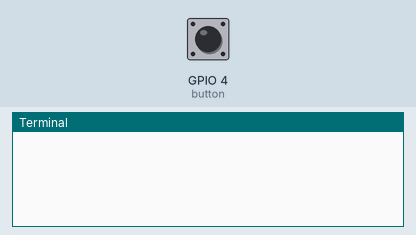
The program below on a simulated Raspberry Pi (BCM pin numbers). Shown: the last lines printed to the terminal. The test bench sets the inputs (shaded band); at power-on: GPIO 4 (button) HIGH.

Above: at 1.2 s.
1.3 s: GPIO 4 (button) pulled LOW for 0.15 s
At 2.2 s:
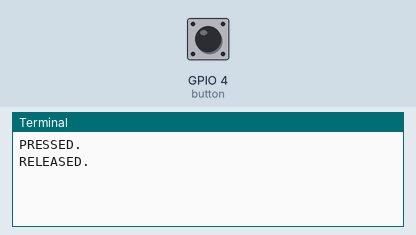
2.9 s: GPIO 4 (button) pulled LOW for 3.2 s
At 3.9 s:
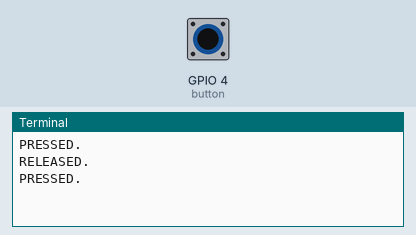

The program:

button.py
```python
from gpiozero import Button
from signal import pause

GPIO = 4
press_counter = 0
press_limit = 3
button = Button(GPIO, hold_time=2.5)

def button_pressed():
    print("PRESSED.")
    #press_counter += 1

def button_held():
	print("HELD.")

def button_released():
	print("RELEASED.")

button.when_pressed = button_pressed ##runs function when button is pressed
button.when_held = button_held  ##runs function when button is held for 2.5 sec
button.when_released = button_released ##runs function when button is released

if press_counter >= press_limit:
    print("that's a lot of pressing")
    press_counter = 0

pause()  ##keeps program listening for events
```

Measured:
- after the input at 1.3 s, the terminal: prints a new line at once (image 1)
